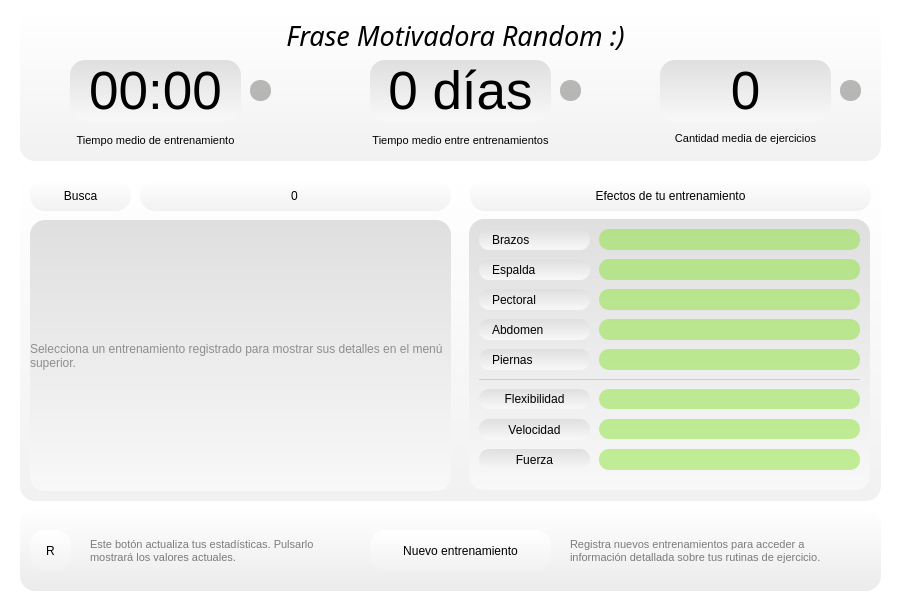
<?xml version="1.0" encoding="UTF-8"?>
<ui version="4.0">
 <class>MainWindow</class>
 <widget class="QMainWindow" name="MainWindow">
  <property name="geometry">
   <rect>
    <x>0</x>
    <y>0</y>
    <width>900</width>
    <height>600</height>
   </rect>
  </property>
  <property name="minimumSize">
   <size>
    <width>900</width>
    <height>600</height>
   </size>
  </property>
  <property name="maximumSize">
   <size>
    <width>900</width>
    <height>600</height>
   </size>
  </property>
  <property name="palette">
   <palette>
    <active>
     <colorrole role="Midlight">
      <brush brushstyle="SolidPattern">
       <color alpha="255">
        <red>255</red>
        <green>255</green>
        <blue>255</blue>
       </color>
      </brush>
     </colorrole>
     <colorrole role="Base">
      <brush brushstyle="SolidPattern">
       <color alpha="255">
        <red>255</red>
        <green>255</green>
        <blue>255</blue>
       </color>
      </brush>
     </colorrole>
     <colorrole role="Window">
      <brush brushstyle="SolidPattern">
       <color alpha="255">
        <red>255</red>
        <green>255</green>
        <blue>255</blue>
       </color>
      </brush>
     </colorrole>
     <colorrole role="Shadow">
      <brush brushstyle="SolidPattern">
       <color alpha="255">
        <red>0</red>
        <green>0</green>
        <blue>0</blue>
       </color>
      </brush>
     </colorrole>
     <colorrole role="Highlight">
      <brush brushstyle="SolidPattern">
       <color alpha="255">
        <red>78</red>
        <green>154</green>
        <blue>6</blue>
       </color>
      </brush>
     </colorrole>
    </active>
    <inactive>
     <colorrole role="Midlight">
      <brush brushstyle="SolidPattern">
       <color alpha="255">
        <red>255</red>
        <green>255</green>
        <blue>255</blue>
       </color>
      </brush>
     </colorrole>
     <colorrole role="Base">
      <brush brushstyle="SolidPattern">
       <color alpha="255">
        <red>255</red>
        <green>255</green>
        <blue>255</blue>
       </color>
      </brush>
     </colorrole>
     <colorrole role="Window">
      <brush brushstyle="SolidPattern">
       <color alpha="255">
        <red>255</red>
        <green>255</green>
        <blue>255</blue>
       </color>
      </brush>
     </colorrole>
     <colorrole role="Shadow">
      <brush brushstyle="SolidPattern">
       <color alpha="255">
        <red>0</red>
        <green>0</green>
        <blue>0</blue>
       </color>
      </brush>
     </colorrole>
     <colorrole role="Highlight">
      <brush brushstyle="SolidPattern">
       <color alpha="255">
        <red>78</red>
        <green>154</green>
        <blue>6</blue>
       </color>
      </brush>
     </colorrole>
    </inactive>
    <disabled>
     <colorrole role="Midlight">
      <brush brushstyle="SolidPattern">
       <color alpha="255">
        <red>255</red>
        <green>255</green>
        <blue>255</blue>
       </color>
      </brush>
     </colorrole>
     <colorrole role="Base">
      <brush brushstyle="SolidPattern">
       <color alpha="255">
        <red>255</red>
        <green>255</green>
        <blue>255</blue>
       </color>
      </brush>
     </colorrole>
     <colorrole role="Window">
      <brush brushstyle="SolidPattern">
       <color alpha="255">
        <red>255</red>
        <green>255</green>
        <blue>255</blue>
       </color>
      </brush>
     </colorrole>
     <colorrole role="Shadow">
      <brush brushstyle="SolidPattern">
       <color alpha="255">
        <red>0</red>
        <green>0</green>
        <blue>0</blue>
       </color>
      </brush>
     </colorrole>
     <colorrole role="Highlight">
      <brush brushstyle="SolidPattern">
       <color alpha="255">
        <red>145</red>
        <green>145</green>
        <blue>145</blue>
       </color>
      </brush>
     </colorrole>
    </disabled>
   </palette>
  </property>
  <property name="windowTitle">
   <string>EFit</string>
  </property>
  <widget class="QWidget" name="centralwidget">
   <widget class="QLabel" name="frase">
    <property name="geometry">
     <rect>
      <x>20</x>
      <y>20</y>
      <width>871</width>
      <height>31</height>
     </rect>
    </property>
    <property name="font">
     <font>
      <family>Gayathri Thin</family>
      <pointsize>20</pointsize>
      <italic>true</italic>
     </font>
    </property>
    <property name="text">
     <string>Frase Motivadora Random :)</string>
    </property>
    <property name="alignment">
     <set>Qt::AlignCenter</set>
    </property>
   </widget>
   <widget class="QFrame" name="frame_a">
    <property name="geometry">
     <rect>
      <x>20</x>
      <y>10</y>
      <width>861</width>
      <height>151</height>
     </rect>
    </property>
    <property name="styleSheet">
     <string notr="true">background-color: qlineargradient(spread:pad, x1:1, y1:1, x2:1, y2:0.011, stop:0 rgba(241, 241, 241, 255), stop:1 rgba(255, 255, 255, 255));

border-radius: 15px;</string>
    </property>
    <property name="frameShape">
     <enum>QFrame::StyledPanel</enum>
    </property>
    <property name="frameShadow">
     <enum>QFrame::Raised</enum>
    </property>
    <widget class="QLabel" name="label1">
     <property name="geometry">
      <rect>
       <x>0</x>
       <y>120</y>
       <width>271</width>
       <height>20</height>
      </rect>
     </property>
     <property name="font">
      <font>
       <pointsize>8</pointsize>
      </font>
     </property>
     <property name="styleSheet">
      <string notr="true">background-color: rgba(255, 255, 255, 0);</string>
     </property>
     <property name="text">
      <string>Tiempo medio de entrenamiento</string>
     </property>
     <property name="alignment">
      <set>Qt::AlignCenter</set>
     </property>
    </widget>
    <widget class="QLabel" name="label2">
     <property name="geometry">
      <rect>
       <x>280</x>
       <y>120</y>
       <width>321</width>
       <height>20</height>
      </rect>
     </property>
     <property name="font">
      <font>
       <pointsize>8</pointsize>
      </font>
     </property>
     <property name="styleSheet">
      <string notr="true">background-color: rgba(255, 255, 255, 0);</string>
     </property>
     <property name="text">
      <string>Tiempo medio entre entrenamientos</string>
     </property>
     <property name="alignment">
      <set>Qt::AlignCenter</set>
     </property>
    </widget>
    <widget class="QLabel" name="label3">
     <property name="geometry">
      <rect>
       <x>590</x>
       <y>120</y>
       <width>271</width>
       <height>16</height>
      </rect>
     </property>
     <property name="font">
      <font>
       <pointsize>8</pointsize>
      </font>
     </property>
     <property name="styleSheet">
      <string notr="true">background-color: rgba(255, 255, 255, 0);</string>
     </property>
     <property name="text">
      <string>Cantidad media de ejercicios</string>
     </property>
     <property name="alignment">
      <set>Qt::AlignCenter</set>
     </property>
    </widget>
    <widget class="QLabel" name="countTime">
     <property name="geometry">
      <rect>
       <x>50</x>
       <y>50</y>
       <width>171</width>
       <height>61</height>
      </rect>
     </property>
     <property name="font">
      <font>
       <pointsize>40</pointsize>
      </font>
     </property>
     <property name="styleSheet">
      <string notr="true">background-color: qlineargradient(spread:pad, x1:1, y1:0, x2:1, y2:1, stop:0 rgba(223, 223, 223, 255), stop:1 rgba(248, 248, 248, 255));</string>
     </property>
     <property name="text">
      <string>00:00</string>
     </property>
     <property name="alignment">
      <set>Qt::AlignCenter</set>
     </property>
    </widget>
    <widget class="QLabel" name="countSince">
     <property name="geometry">
      <rect>
       <x>350</x>
       <y>50</y>
       <width>181</width>
       <height>61</height>
      </rect>
     </property>
     <property name="font">
      <font>
       <pointsize>40</pointsize>
      </font>
     </property>
     <property name="styleSheet">
      <string notr="true">background-color: qlineargradient(spread:pad, x1:1, y1:0, x2:1, y2:1, stop:0 rgba(223, 223, 223, 255), stop:1 rgba(248, 248, 248, 255));</string>
     </property>
     <property name="text">
      <string>0 días</string>
     </property>
     <property name="alignment">
      <set>Qt::AlignCenter</set>
     </property>
    </widget>
    <widget class="QLabel" name="countCant">
     <property name="geometry">
      <rect>
       <x>640</x>
       <y>50</y>
       <width>171</width>
       <height>61</height>
      </rect>
     </property>
     <property name="font">
      <font>
       <pointsize>40</pointsize>
      </font>
     </property>
     <property name="styleSheet">
      <string notr="true">background-color: qlineargradient(spread:pad, x1:1, y1:0, x2:1, y2:1, stop:0 rgba(223, 223, 223, 255), stop:1 rgba(248, 248, 248, 255));</string>
     </property>
     <property name="text">
      <string>0</string>
     </property>
     <property name="alignment">
      <set>Qt::AlignCenter</set>
     </property>
    </widget>
    <widget class="QPushButton" name="indicator1">
     <property name="geometry">
      <rect>
       <x>230</x>
       <y>70</y>
       <width>21</width>
       <height>21</height>
      </rect>
     </property>
     <property name="styleSheet">
      <string notr="true">QPushButton {
	background-color: rgba(85, 87, 83, 0.4);
	border-radius: 10px;
}</string>
     </property>
     <property name="text">
      <string/>
     </property>
    </widget>
    <widget class="QPushButton" name="indicator2">
     <property name="geometry">
      <rect>
       <x>540</x>
       <y>70</y>
       <width>21</width>
       <height>21</height>
      </rect>
     </property>
     <property name="styleSheet">
      <string notr="true">QPushButton {
	background-color: rgba(85, 87, 83, 0.4);
	border-radius: 10px;
}</string>
     </property>
     <property name="text">
      <string/>
     </property>
    </widget>
    <widget class="QPushButton" name="indicator3">
     <property name="geometry">
      <rect>
       <x>820</x>
       <y>70</y>
       <width>21</width>
       <height>21</height>
      </rect>
     </property>
     <property name="styleSheet">
      <string notr="true">QPushButton {
	background-color: rgba(85, 87, 83, 0.4);
	border-radius: 10px;
}</string>
     </property>
     <property name="text">
      <string/>
     </property>
    </widget>
   </widget>
   <widget class="QFrame" name="frame_c">
    <property name="geometry">
     <rect>
      <x>20</x>
      <y>510</y>
      <width>861</width>
      <height>81</height>
     </rect>
    </property>
    <property name="styleSheet">
     <string notr="true">background-color: qlineargradient(spread:pad, x1:1, y1:1, x2:1, y2:0.011, stop:0 rgba(235, 235, 235, 255), stop:1 rgba(254, 254, 254, 255));

border-radius: 15px;</string>
    </property>
    <property name="frameShape">
     <enum>QFrame::StyledPanel</enum>
    </property>
    <property name="frameShadow">
     <enum>QFrame::Raised</enum>
    </property>
    <widget class="QPushButton" name="mainBtn">
     <property name="geometry">
      <rect>
       <x>350</x>
       <y>20</y>
       <width>181</width>
       <height>41</height>
      </rect>
     </property>
     <property name="styleSheet">
      <string notr="true">QPushButton {
	background-color: qlineargradient(spread:pad, x1:1, y1:1, x2:1, y2:0.011, stop:0 rgba(241, 241, 241, 255), stop:1 rgba(255, 255, 255, 255));
}

QPushButton:hover {
	background-color: qlineargradient(spread:pad, x1:1, y1:0, x2:1, y2:1, stop:0 rgba(223, 223, 223, 255), stop:1 rgba(248, 248, 248, 255));
}

QPushButton:pressed{
	color: rgb(78, 154, 6);
}
</string>
     </property>
     <property name="text">
      <string>Nuevo entrenamiento</string>
     </property>
     <property name="autoDefault">
      <bool>false</bool>
     </property>
     <property name="default">
      <bool>true</bool>
     </property>
    </widget>
    <widget class="QPushButton" name="loadBtn">
     <property name="geometry">
      <rect>
       <x>10</x>
       <y>20</y>
       <width>41</width>
       <height>41</height>
      </rect>
     </property>
     <property name="styleSheet">
      <string notr="true">QPushButton {
	background-color: qlineargradient(spread:pad, x1:1, y1:1, x2:1, y2:0.011, stop:0 rgba(241, 241, 241, 255), stop:1 rgba(255, 255, 255, 255));
}

QPushButton:hover {
	background-color: qlineargradient(spread:pad, x1:1, y1:0, x2:1, y2:1, stop:0 rgba(223, 223, 223, 255), stop:1 rgba(248, 248, 248, 255));
}

QPushButton:pressed{
	color: rgb(78, 154, 6);
}
</string>
     </property>
     <property name="text">
      <string>R</string>
     </property>
     <property name="autoDefault">
      <bool>false</bool>
     </property>
     <property name="default">
      <bool>false</bool>
     </property>
    </widget>
    <widget class="QLabel" name="info">
     <property name="geometry">
      <rect>
       <x>550</x>
       <y>20</y>
       <width>291</width>
       <height>41</height>
      </rect>
     </property>
     <property name="font">
      <font>
       <pointsize>8</pointsize>
      </font>
     </property>
     <property name="styleSheet">
      <string notr="true">color: rgba(0, 0, 0, 0.5);
background-color: rgba(238, 238, 236, 0);</string>
     </property>
     <property name="text">
      <string>Registra nuevos entrenamientos para acceder a información detallada sobre tus rutinas de ejercicio.</string>
     </property>
     <property name="wordWrap">
      <bool>true</bool>
     </property>
    </widget>
    <widget class="QLabel" name="reload">
     <property name="geometry">
      <rect>
       <x>70</x>
       <y>20</y>
       <width>231</width>
       <height>41</height>
      </rect>
     </property>
     <property name="font">
      <font>
       <pointsize>8</pointsize>
      </font>
     </property>
     <property name="styleSheet">
      <string notr="true">color: rgba(0, 0, 0, 0.5);
background-color: rgba(238, 238, 236, 0);</string>
     </property>
     <property name="text">
      <string>Este botón actualiza tus estadísticas. Pulsarlo mostrará los valores actuales.</string>
     </property>
     <property name="wordWrap">
      <bool>true</bool>
     </property>
    </widget>
   </widget>
   <widget class="QFrame" name="frame_b">
    <property name="geometry">
     <rect>
      <x>20</x>
      <y>170</y>
      <width>861</width>
      <height>331</height>
     </rect>
    </property>
    <property name="styleSheet">
     <string notr="true">background-color: qlineargradient(spread:pad, x1:1, y1:1, x2:1, y2:0.011, stop:0 rgba(241, 241, 241, 255), stop:1 rgba(255, 255, 255, 255));

border-radius: 15px;</string>
    </property>
    <property name="frameShape">
     <enum>QFrame::StyledPanel</enum>
    </property>
    <property name="frameShadow">
     <enum>QFrame::Raised</enum>
    </property>
    <widget class="QLabel" name="entInfo">
     <property name="geometry">
      <rect>
       <x>10</x>
       <y>50</y>
       <width>421</width>
       <height>271</height>
      </rect>
     </property>
     <property name="styleSheet">
      <string notr="true">QLabel {
	background-color: qlineargradient(spread:pad, x1:1, y1:0, x2:1, y2:1, stop:0 rgba(223, 223, 223, 255), stop:1 rgba(248, 248, 248, 255));

	color: rgba(0, 0, 0, 0.4);
}

QLabel:hover {
	background-color: qlineargradient(spread:pad, x1:1, y1:0, x2:1, y2:1, stop:0 rgba(223, 223, 223, 255), stop:1 rgba(248, 248, 248, 255));

	color: rgba(0, 0, 0, 0.8);
}</string>
     </property>
     <property name="text">
      <string>Selecciona un entrenamiento registrado para mostrar sus detalles en el menú superior.</string>
     </property>
     <property name="scaledContents">
      <bool>true</bool>
     </property>
     <property name="wordWrap">
      <bool>true</bool>
     </property>
     <property name="margin">
      <number>25</number>
     </property>
     <property name="indent">
      <number>-25</number>
     </property>
    </widget>
    <widget class="QSpinBox" name="entSpin">
     <property name="geometry">
      <rect>
       <x>120</x>
       <y>10</y>
       <width>311</width>
       <height>31</height>
      </rect>
     </property>
     <property name="styleSheet">
      <string notr="true">QSpinBox {
	background-color: qlineargradient(spread:pad, x1:1, y1:1, x2:1, y2:0.011, stop:0 rgba(241, 241, 241, 255), stop:1 rgba(255, 255, 255, 255));
}

QSpinBox:hover {
	background-color: qlineargradient(spread:pad, x1:1, y1:0, x2:1, y2:1, stop:0 rgba(223, 223, 223, 255), stop:1 rgba(248, 248, 248, 255));
}</string>
     </property>
     <property name="alignment">
      <set>Qt::AlignCenter</set>
     </property>
     <property name="buttonSymbols">
      <enum>QAbstractSpinBox::NoButtons</enum>
     </property>
    </widget>
    <widget class="QPushButton" name="buscaBtn">
     <property name="geometry">
      <rect>
       <x>10</x>
       <y>10</y>
       <width>101</width>
       <height>31</height>
      </rect>
     </property>
     <property name="styleSheet">
      <string notr="true">QPushButton {
	background-color: qlineargradient(spread:pad, x1:1, y1:1, x2:1, y2:0.011, stop:0 rgba(241, 241, 241, 255), stop:1 rgba(255, 255, 255, 255));
}

QPushButton:hover {
	background-color: qlineargradient(spread:pad, x1:1, y1:0, x2:1, y2:1, stop:0 rgba(223, 223, 223, 255), stop:1 rgba(248, 248, 248, 255));
}

QPushButton:pressed{
	color: rgb(78, 154, 6);
}
</string>
     </property>
     <property name="text">
      <string>Busca</string>
     </property>
     <property name="autoDefault">
      <bool>false</bool>
     </property>
     <property name="default">
      <bool>false</bool>
     </property>
    </widget>
    <widget class="QFrame" name="statsFrame">
     <property name="geometry">
      <rect>
       <x>449</x>
       <y>49</y>
       <width>401</width>
       <height>271</height>
      </rect>
     </property>
     <property name="styleSheet">
      <string notr="true">background-color: qlineargradient(spread:pad, x1:1, y1:0, x2:1, y2:1, stop:0 rgba(223, 223, 223, 255), stop:1 rgba(248, 248, 248, 255));</string>
     </property>
     <property name="frameShape">
      <enum>QFrame::StyledPanel</enum>
     </property>
     <property name="frameShadow">
      <enum>QFrame::Raised</enum>
     </property>
     <widget class="QLabel" name="statsLabelBrazos">
      <property name="geometry">
       <rect>
        <x>10</x>
        <y>10</y>
        <width>111</width>
        <height>21</height>
       </rect>
      </property>
      <property name="styleSheet">
       <string notr="true">padding-left: 10px;
border-radius: 10px;</string>
      </property>
      <property name="text">
       <string>Brazos</string>
      </property>
     </widget>
     <widget class="QPushButton" name="statsBtnBrazos">
      <property name="geometry">
       <rect>
        <x>130</x>
        <y>10</y>
        <width>261</width>
        <height>21</height>
       </rect>
      </property>
      <property name="styleSheet">
       <string notr="true">background-color: rgba(138, 226, 52, 0.5);
border-radius: 10px;</string>
      </property>
      <property name="text">
       <string/>
      </property>
     </widget>
     <widget class="QLabel" name="statsLabelEspalda">
      <property name="geometry">
       <rect>
        <x>10</x>
        <y>40</y>
        <width>111</width>
        <height>21</height>
       </rect>
      </property>
      <property name="styleSheet">
       <string notr="true">padding-left: 10px;
border-radius: 10px;</string>
      </property>
      <property name="text">
       <string>Espalda</string>
      </property>
     </widget>
     <widget class="QPushButton" name="statsBtnEspalda">
      <property name="geometry">
       <rect>
        <x>130</x>
        <y>40</y>
        <width>261</width>
        <height>21</height>
       </rect>
      </property>
      <property name="styleSheet">
       <string notr="true">background-color: rgba(138, 226, 52, 0.5);
border-radius: 10px;</string>
      </property>
      <property name="text">
       <string/>
      </property>
     </widget>
     <widget class="QLabel" name="statsLabelPectoral">
      <property name="geometry">
       <rect>
        <x>10</x>
        <y>70</y>
        <width>111</width>
        <height>21</height>
       </rect>
      </property>
      <property name="styleSheet">
       <string notr="true">padding-left: 10px;
border-radius: 10px;</string>
      </property>
      <property name="text">
       <string>Pectoral</string>
      </property>
     </widget>
     <widget class="QLabel" name="statsLabelAbdomen">
      <property name="geometry">
       <rect>
        <x>10</x>
        <y>100</y>
        <width>111</width>
        <height>21</height>
       </rect>
      </property>
      <property name="styleSheet">
       <string notr="true">padding-left: 10px;
border-radius: 10px;</string>
      </property>
      <property name="text">
       <string>Abdomen</string>
      </property>
     </widget>
     <widget class="QLabel" name="statsLabelPiernas">
      <property name="geometry">
       <rect>
        <x>10</x>
        <y>130</y>
        <width>111</width>
        <height>21</height>
       </rect>
      </property>
      <property name="styleSheet">
       <string notr="true">padding-left: 10px;
border-radius: 10px;</string>
      </property>
      <property name="text">
       <string>Piernas</string>
      </property>
     </widget>
     <widget class="QLabel" name="statsLabelFlexibilidad">
      <property name="geometry">
       <rect>
        <x>10</x>
        <y>170</y>
        <width>111</width>
        <height>20</height>
       </rect>
      </property>
      <property name="styleSheet">
       <string notr="true">border-radius: 10px;</string>
      </property>
      <property name="text">
       <string>Flexibilidad</string>
      </property>
      <property name="alignment">
       <set>Qt::AlignCenter</set>
      </property>
     </widget>
     <widget class="QPushButton" name="statsBtnPectoral">
      <property name="geometry">
       <rect>
        <x>130</x>
        <y>70</y>
        <width>261</width>
        <height>21</height>
       </rect>
      </property>
      <property name="styleSheet">
       <string notr="true">background-color: rgba(138, 226, 52, 0.5);
border-radius: 10px;</string>
      </property>
      <property name="text">
       <string/>
      </property>
     </widget>
     <widget class="QPushButton" name="statsBtnAbdomen">
      <property name="geometry">
       <rect>
        <x>130</x>
        <y>100</y>
        <width>261</width>
        <height>21</height>
       </rect>
      </property>
      <property name="styleSheet">
       <string notr="true">background-color: rgba(138, 226, 52, 0.5);
border-radius: 10px;</string>
      </property>
      <property name="text">
       <string/>
      </property>
     </widget>
     <widget class="QPushButton" name="statsBtnPiernas">
      <property name="geometry">
       <rect>
        <x>130</x>
        <y>130</y>
        <width>261</width>
        <height>21</height>
       </rect>
      </property>
      <property name="styleSheet">
       <string notr="true">background-color: rgba(138, 226, 52, 0.5);
border-radius: 10px;</string>
      </property>
      <property name="text">
       <string/>
      </property>
     </widget>
     <widget class="QPushButton" name="statsBtnFlexibilidad">
      <property name="geometry">
       <rect>
        <x>130</x>
        <y>170</y>
        <width>261</width>
        <height>20</height>
       </rect>
      </property>
      <property name="styleSheet">
       <string notr="true">background-color: rgba(138, 226, 52, 0.5);
border-radius: 10px;</string>
      </property>
      <property name="text">
       <string/>
      </property>
     </widget>
     <widget class="QLabel" name="statsLabelVelocidad">
      <property name="geometry">
       <rect>
        <x>10</x>
        <y>200</y>
        <width>111</width>
        <height>21</height>
       </rect>
      </property>
      <property name="styleSheet">
       <string notr="true">border-radius: 10px;</string>
      </property>
      <property name="text">
       <string>Velocidad</string>
      </property>
      <property name="alignment">
       <set>Qt::AlignCenter</set>
      </property>
     </widget>
     <widget class="QLabel" name="statsLabelFuerza">
      <property name="geometry">
       <rect>
        <x>10</x>
        <y>230</y>
        <width>111</width>
        <height>21</height>
       </rect>
      </property>
      <property name="styleSheet">
       <string notr="true">border-radius: 10px;</string>
      </property>
      <property name="text">
       <string>Fuerza</string>
      </property>
      <property name="alignment">
       <set>Qt::AlignCenter</set>
      </property>
     </widget>
     <widget class="QPushButton" name="statsBtnVelocidad">
      <property name="geometry">
       <rect>
        <x>130</x>
        <y>200</y>
        <width>261</width>
        <height>20</height>
       </rect>
      </property>
      <property name="styleSheet">
       <string notr="true">background-color: rgba(138, 226, 52, 0.5);
border-radius: 10px;</string>
      </property>
      <property name="text">
       <string/>
      </property>
     </widget>
     <widget class="QPushButton" name="statsBtnFuerza">
      <property name="geometry">
       <rect>
        <x>130</x>
        <y>230</y>
        <width>261</width>
        <height>21</height>
       </rect>
      </property>
      <property name="styleSheet">
       <string notr="true">background-color: rgba(138, 226, 52, 0.5);
border-radius: 10px;</string>
      </property>
      <property name="text">
       <string/>
      </property>
     </widget>
     <widget class="Line" name="divisorLine">
      <property name="geometry">
       <rect>
        <x>10</x>
        <y>160</y>
        <width>381</width>
        <height>1</height>
       </rect>
      </property>
      <property name="styleSheet">
       <string notr="true">background-color: rgba(136, 138, 133, 0.3);</string>
      </property>
      <property name="orientation">
       <enum>Qt::Horizontal</enum>
      </property>
     </widget>
    </widget>
    <widget class="QPushButton" name="efectsBtn">
     <property name="geometry">
      <rect>
       <x>450</x>
       <y>10</y>
       <width>401</width>
       <height>31</height>
      </rect>
     </property>
     <property name="styleSheet">
      <string notr="true">QPushButton {
	background-color: qlineargradient(spread:pad, x1:1, y1:1, x2:1, y2:0.011, stop:0 rgba(241, 241, 241, 255), stop:1 rgba(255, 255, 255, 255));
}

QPushButton:hover {
	background-color: qlineargradient(spread:pad, x1:1, y1:0, x2:1, y2:1, stop:0 rgba(223, 223, 223, 255), stop:1 rgba(248, 248, 248, 255));
}

QPushButton:pressed{
	color: rgb(78, 154, 6);
}
</string>
     </property>
     <property name="text">
      <string>Efectos de tu entrenamiento</string>
     </property>
     <property name="autoDefault">
      <bool>false</bool>
     </property>
     <property name="default">
      <bool>false</bool>
     </property>
    </widget>
   </widget>
   <zorder>frame_a</zorder>
   <zorder>frase</zorder>
   <zorder>frame_c</zorder>
   <zorder>frame_b</zorder>
  </widget>
  <action name="actionA_adir">
   <property name="text">
    <string>Añadir</string>
   </property>
   <property name="statusTip">
    <string>Crea un nuevo ejercicio personalizado.</string>
   </property>
   <property name="shortcut">
    <string>Ctrl+A</string>
   </property>
  </action>
  <action name="actionEditar">
   <property name="text">
    <string>Editar</string>
   </property>
   <property name="statusTip">
    <string>Edita un ejercicio.</string>
   </property>
   <property name="shortcut">
    <string>Ctrl+E</string>
   </property>
  </action>
  <action name="actionEliminar">
   <property name="text">
    <string>Eliminar</string>
   </property>
   <property name="statusTip">
    <string>Elimina un ejercicio.</string>
   </property>
   <property name="shortcut">
    <string>Ctrl+X</string>
   </property>
  </action>
  <action name="actionPerfil">
   <property name="text">
    <string>Perfil</string>
   </property>
   <property name="statusTip">
    <string>Muestra tu información personal</string>
   </property>
   <property name="shortcut">
    <string>Ctrl+P</string>
   </property>
  </action>
  <action name="actionSalir">
   <property name="text">
    <string>Salir</string>
   </property>
   <property name="statusTip">
    <string>Vuelve a la pestaña de inicio.</string>
   </property>
   <property name="shortcut">
    <string>Ctrl+Q</string>
   </property>
  </action>
  <action name="actionA_adir_ejercicios">
   <property name="text">
    <string>Añadir ejercicios</string>
   </property>
  </action>
  <action name="actionEditar_ejercicios">
   <property name="text">
    <string>Editar ejercicios</string>
   </property>
  </action>
  <action name="actionEmpezar_un_entrenamiento">
   <property name="text">
    <string>Empezar un entrenamiento</string>
   </property>
  </action>
  <action name="actionAcabar_un_entrenamiento">
   <property name="text">
    <string>Acabar un entrenamiento</string>
   </property>
  </action>
  <action name="actionAcceder_a_tus_datos">
   <property name="text">
    <string>Acceder a tus datos</string>
   </property>
  </action>
 </widget>
 <tabstops>
  <tabstop>mainBtn</tabstop>
  <tabstop>loadBtn</tabstop>
  <tabstop>buscaBtn</tabstop>
  <tabstop>entSpin</tabstop>
  <tabstop>efectsBtn</tabstop>
 </tabstops>
 <resources>
  <include location="images/recursos.qrc"/>
 </resources>
 <connections/>
</ui>
